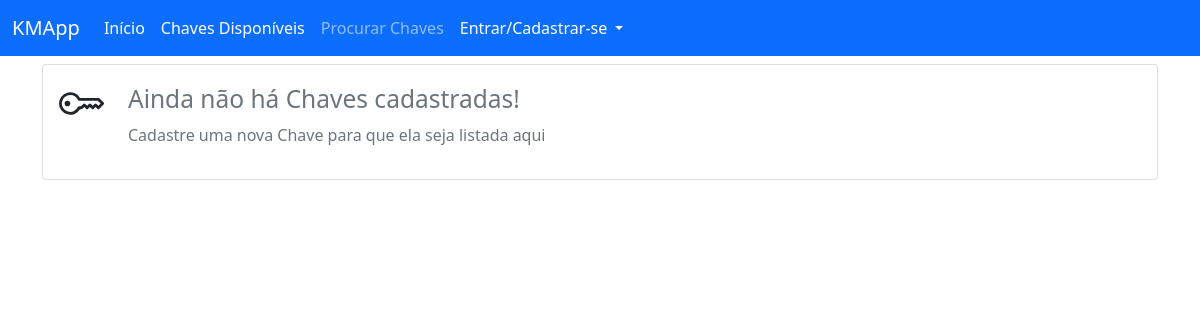
/view/key/sala-b01, run on an earlier commit of the app's database.
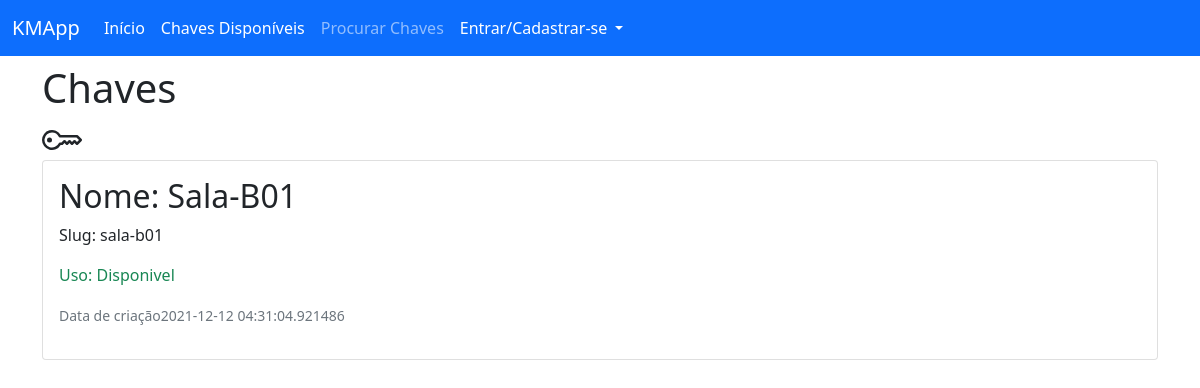
And on a later commit of the database.
### key_manager/models/key.py (models this page shows, shortened)
class Key(db.Model):
    __tablename__ = 'keys'
    id = db.Column(db.Integer, primary_key=True)
    key_category_id = db.Column(db.Integer, db.ForeignKey("categories.id"))
    key_avaliable = db.Column(db.Boolean, default=True)
    name = db.Column(db.String(100), unique=False, nullable=False)
    slug = db.Column(db.String(100), unique=True, nullable=False)
    creation_date = db.Column(db.DateTime, nullable=False, default=datetime.utcnow)

### key_manager/routes/views.py (the view)
@view.route("/key/<key_slug>")
def viewKey(key_slug):
    try:
        keys = Key.query.filter_by(slug=key_slug).first()
    except:
        pass
    return render_template("view/keys.html", key=keys, hidden_footer=True, title="Chaves")

### key_manager/templates/view/keys.html (shortened to what this page needs)
{% extends 'base.html' %}
{% block content %}
{% if key %}
<h1 class="col-auto">Chaves</h1>
<div class="row">
</div>
<div class="card">
    <div class="card-body">
        <h2>Nome: {{ key.name }}</h2>
        <p>Slug: {{ key.slug }}</p>
        {% if key.key_avaliable %}
        <p class="text-success">Uso: Disponivel</p>
        {% else %}
        <p class="text-danger">Uso: Em uso</p>
        {% endif %}
        <p><small class="text-muted">Data de criação{{ key.creation_date}}</small><p>
    </div>
    </div>
{% else %}
<div class="card">
    <div class="card-body">
        <div class="row">
            <div class="col-auto">
                <p class="text-muted h3 "><small class="text-muted">Ainda não há Chaves cadastradas!</small></p>
                <p><small class="text-muted h6">Cadastre uma nova Chave para que ela seja listada aqui</small></p>
            </div>
        </div>
    </div>
</div>
{% endif %}
{% endblock %}

What changed in the data, as far as the page shows it:
added Key: name "Sala-B01", slug "sala-b01", creation_date "2021-12-12 04:31:04.921486"
Also different on the page:
text no longer shown: "Ainda não há Chaves cadastradas! Cadastre uma nova Chave para que ela seja listada aqui"
text now shown: "Chaves Nome: Slug: Uso: Disponivel Data de criação"
